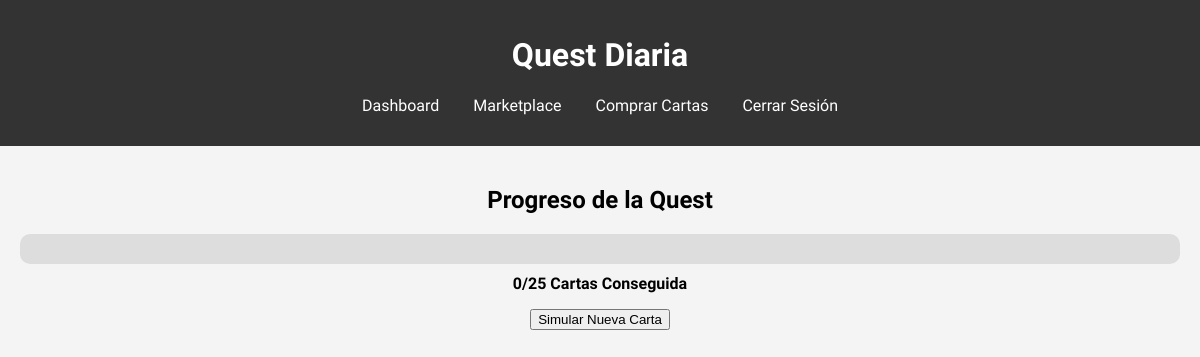
The page /cards/pages/quest.php (signed in) on the database as committed earlier.
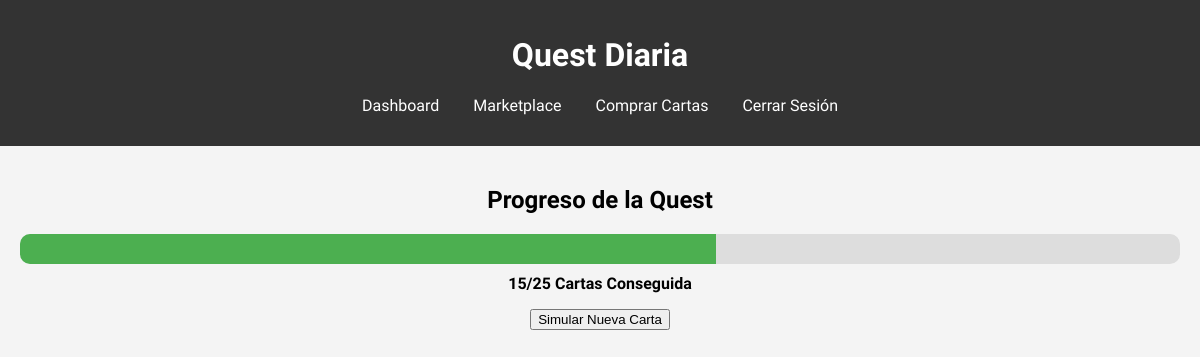
The same page on the database as committed later.
### tables this page shows
CREATE TABLE `user_progress` (
  `user_id` int(11) NOT NULL,
  `progress` int(11) NOT NULL DEFAULT 0
);

### cards/pages/quest.php (the view, shortened to what this page needs)
<?php
include '../includes/db_connect.php';
$user_id = $_SESSION['user_id'];
mysqli_query($conn, "CREATE TABLE IF NOT EXISTS user_progress (
    user_id INT PRIMARY KEY,
    progress INT NOT NULL DEFAULT 0,
    FOREIGN KEY (user_id) REFERENCES users(id) ON DELETE CASCADE
)");
$progress_query = "SELECT progress FROM user_progress WHERE user_id = '$user_id'";
$progress_result = mysqli_query($conn, $progress_query);
$row = mysqli_fetch_assoc($progress_result);
$progress = $row ? $row['progress'] : 0;
?>
<!DOCTYPE html>
<html lang="es">
<head>
    <link rel="stylesheet" href="../assets/styles.css">
</head>
<body>
    <header>
        <h1>Quest Diaria</h1>
        <nav>
            <ul>
                <li><a href="dashboard.php">Dashboard</a></li>
                <li><a href="marketplace.php">Marketplace</a></li>
                <li><a href="buy.php">Comprar Cartas</a></li>
                <li><a href="logout.php">Cerrar Sesión</a></li>
            </ul>
        </nav>
    </header>
    <main>
        <h2>Progreso de la Quest</h2>
        <div class="progress-container" style="width: 100%; background: #ddd; border-radius: 10px; overflow: hidden; height: 30px;">
            <div id="progress-bar" style="width: <?php echo ($progress * 4); ?>%; background: #4caf50; height: 100%; transition: width 0.5s ease;"></div>
        </div>
        <p id="progress-text" style="margin-top: 10px; font-weight: bold;"> <?php echo $progress; ?>/25 Cartas Conseguida</p>
        <button onclick="simulateNewCard()">Simular Nueva Carta</button>
    </main>
</body>
</html>

Rows that differ between the two databases and show on the page:
added user_progress: progress "15"
Other text that changed with them:
$progress: "0" → (not shown)
